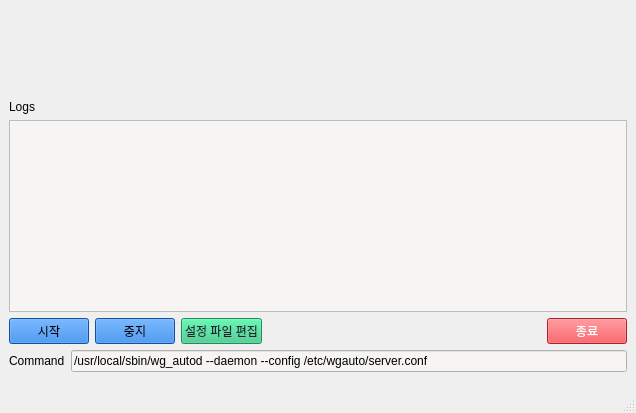
<?xml version="1.0" encoding="UTF-8"?>
<ui version="4.0">
 <class>MainWindow</class>
 <widget class="QMainWindow" name="MainWindow">
  <property name="geometry">
   <rect>
    <x>0</x>
    <y>0</y>
    <width>636</width>
    <height>413</height>
   </rect>
  </property>
  <property name="windowTitle">
   <string>WireGuard Auto Connect</string>
  </property>
  <property name="styleSheet">
   <string notr="true"/>
  </property>
  <widget class="QWidget" name="centralwidget">
   <layout class="QVBoxLayout" name="verticalLayout">
    <item>
     <spacer name="verticalSpacer">
      <property name="orientation">
       <enum>Qt::Orientation::Vertical</enum>
      </property>
      <property name="sizeHint" stdset="0">
       <size>
        <width>20</width>
        <height>46</height>
       </size>
      </property>
     </spacer>
    </item>
    <item>
     <layout class="QHBoxLayout" name="horizontalLayout_4"/>
    </item>
    <item>
     <widget class="QLabel" name="label_2">
      <property name="text">
       <string>Logs</string>
      </property>
     </widget>
    </item>
    <item>
     <widget class="QTextBrowser" name="textBrowser">
      <property name="styleSheet">
       <string notr="true">background-color: rgb(246, 245, 244);</string>
      </property>
     </widget>
    </item>
    <item>
     <layout class="QHBoxLayout" name="horizontalLayout_2">
      <item>
       <widget class="QPushButton" name="startButton">
        <property name="styleSheet">
         <string notr="true">background-color: rgb(28, 113, 216);
font: 700 11pt &quot;Ubuntu&quot;;</string>
        </property>
        <property name="text">
         <string>시작</string>
        </property>
        <property name="icon">
         <iconset theme="QIcon::ThemeIcon::MediaPlaybackStart"/>
        </property>
        <property name="iconSize">
         <size>
          <width>16</width>
          <height>16</height>
         </size>
        </property>
       </widget>
      </item>
      <item>
       <widget class="QPushButton" name="stopButton">
        <property name="styleSheet">
         <string notr="true">font: 700 11pt &quot;Ubuntu&quot;;
background-color: rgb(28, 113, 216);</string>
        </property>
        <property name="text">
         <string>중지</string>
        </property>
        <property name="icon">
         <iconset theme="QIcon::ThemeIcon::ProcessStop"/>
        </property>
       </widget>
      </item>
      <item>
       <widget class="QPushButton" name="editButton">
        <property name="styleSheet">
         <string notr="true">color: rgb(36, 31, 49);
font: 700 11pt &quot;Ubuntu&quot;;
background-color: rgb(46, 194, 126);</string>
        </property>
        <property name="text">
         <string>설정 파일 편집</string>
        </property>
        <property name="icon">
         <iconset theme="QIcon::ThemeIcon::DocumentOpen"/>
        </property>
       </widget>
      </item>
      <item>
       <spacer name="horizontalSpacer_2">
        <property name="orientation">
         <enum>Qt::Orientation::Horizontal</enum>
        </property>
        <property name="sizeHint" stdset="0">
         <size>
          <width>40</width>
          <height>20</height>
         </size>
        </property>
       </spacer>
      </item>
      <item>
       <widget class="QPushButton" name="quitButton">
        <property name="styleSheet">
         <string notr="true">background-color: rgb(237, 51, 59);
color: rgb(255, 255, 255);</string>
        </property>
        <property name="text">
         <string>종료</string>
        </property>
        <property name="icon">
         <iconset theme="QIcon::ThemeIcon::SystemShutdown"/>
        </property>
       </widget>
      </item>
     </layout>
    </item>
    <item>
     <layout class="QHBoxLayout" name="horizontalLayout_3">
      <item>
       <layout class="QHBoxLayout" name="horizontalLayout"/>
      </item>
      <item>
       <widget class="QLabel" name="label">
        <property name="styleSheet">
         <string notr="true">font: 700 11pt &quot;Ubuntu&quot;;</string>
        </property>
        <property name="text">
         <string>Command</string>
        </property>
       </widget>
      </item>
      <item>
       <widget class="QLineEdit" name="cmdEdit">
        <property name="styleSheet">
         <string notr="true">border-color: rgb(224, 27, 36);
background-color: rgb(246, 245, 244);</string>
        </property>
        <property name="text">
         <string>/usr/local/sbin/wg_autod --daemon --config /etc/wgauto/server.conf</string>
        </property>
       </widget>
      </item>
     </layout>
    </item>
    <item>
     <layout class="QHBoxLayout" name="horizontalLayout_5"/>
    </item>
    <item>
     <spacer name="verticalSpacer_2">
      <property name="orientation">
       <enum>Qt::Orientation::Vertical</enum>
      </property>
      <property name="sizeType">
       <enum>QSizePolicy::Policy::Fixed</enum>
      </property>
      <property name="sizeHint" stdset="0">
       <size>
        <width>20</width>
        <height>10</height>
       </size>
      </property>
     </spacer>
    </item>
   </layout>
  </widget>
  <widget class="QStatusBar" name="statusBar"/>
 </widget>
 <resources/>
 <connections/>
</ui>
